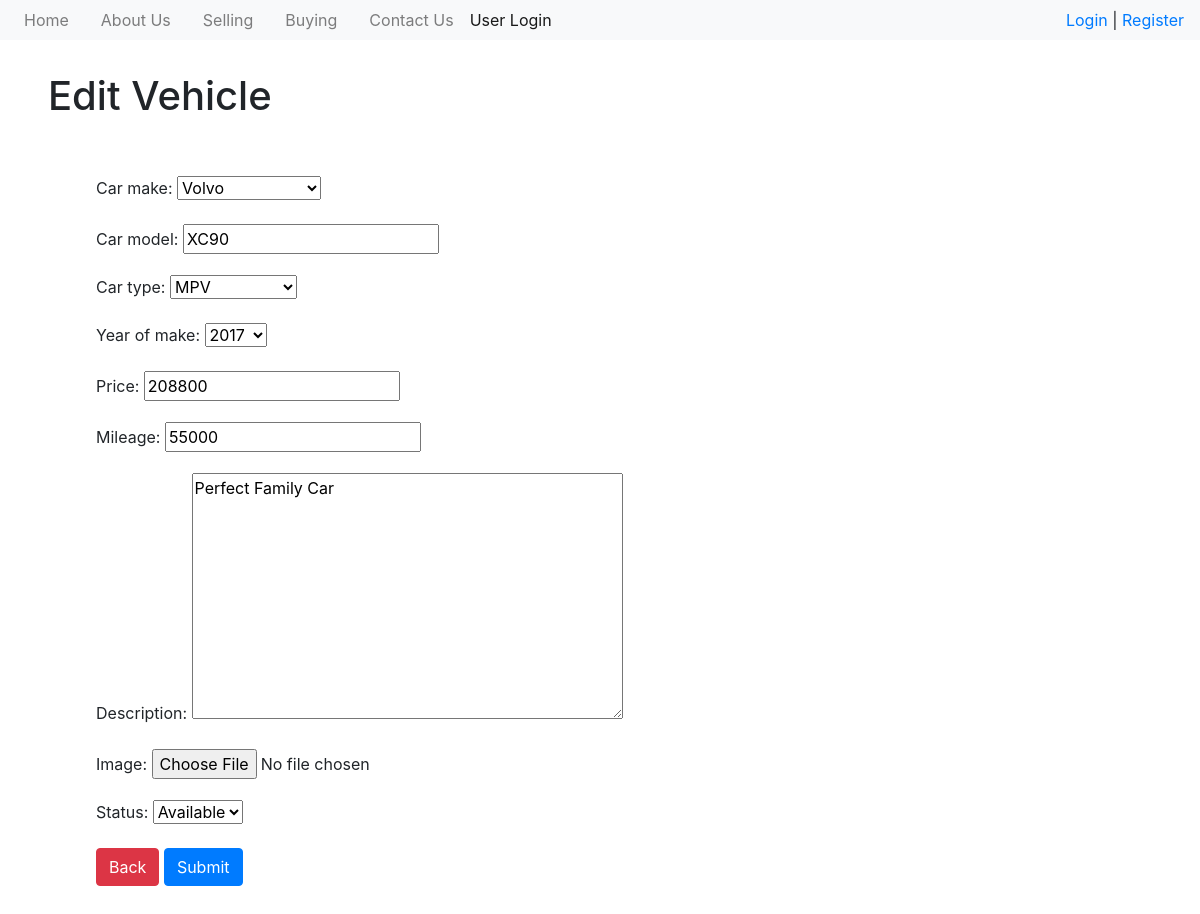
The app's page /listing/edit_listing/7 with its own data.
### car_listing/models.py (models this page shows, shortened)
class Vehicle(models.Model):
    carplate = models.CharField(
        max_length=8,
        blank=False
    )
    """ PREFIX INPUT FOR 4 TYPES OF MAKE AVAILABLE FOR ENTRY"""
    CAR_MAKE = [
        ('Audi','Audi'),
        ('BMW','BMW'),
        ('Mercedes-Benz','Mercedes-Benz'),
        ('Volvo','Volvo'),
    ]
    car_make = models.CharField(
        max_length=15,
        choices=CAR_MAKE,
        default='Audi',
        blank=False
    )
    """ FIELD TO LET USER ENTER THE CAR MODEL """
    car_model = models.CharField(max_length=30)
    """ PREFIX SELECTION FOR USER TO ASSIGN THE CAR TYPE TO THE CAR ENTERED """
    CAR_TYPE = [
        ('Luxury Sedan',"Luxury Sedan"),
        ('Hatchback',"Hatchback"),
        ('SUV', 'SUV'),
        ('MPV',"MPV"),
        ('Sports',"Sports"),
        ('Stationwagon',"Stationwagon"),
        ('Hybrid',"Hybrid")
    ]
    car_type = models.CharField(
        max_length=15,
        choices=CAR_TYPE,
        default='Luxury Sedan',
    )
    """ PREFIX SELECTION FOR YEAR OF MANUFACTURE FOR THE CAR - LIMIT SET TO 10YEAR FOR PROJECT PURPOSE """
    YOM = [
        (2009,'2009'),
        (2010,'2010'),
        (2011,'2011'),
        (2012,'2012'),
        (2013,'2013'),
        (2014,'2014'),
        (2015,'2015'),
        (2016,'2016'),
        (2017,'2017'),
        (2018,'2018'),
        (2019,'2019'),
    ]
    year_of_make = models.IntegerField(
        choices = YOM,
        default = '2009'
    )
    """ FOR USER TO ENTER THE LISTED PRICE AND MILEAGE OF THE CAR """
    price = models.IntegerField(
         blank=False
         )
    mileage = models.IntegerField()
    """ FOR USER TO ENTER SOME MARKETING LINER FOR THEIR LISTED CAR """
    description = models.TextField(max_length = 255)
    """ PREFIX THE NEW ENTRY AS AVAILABLE """
    STATUS = [
        ('Available', 'Available'),
        ('Sold', 'Sold'),
    ]
    status = models.CharField(
        max_length = 10,
        choices = STATUS,
        default= 'Available'
    )
    image = ImageField(null=True)
    """ AUTO ADD THE CREATION DATE """
    date = models.DateTimeField(auto_now_add=True)

### car_listing/views.py (the view)
# urls.py: path('edit_listing/<id>', edit_listing, name='edit_listing'),
def edit_listing(request, id):
    car = get_object_or_404(Vehicle, pk=id)
    if request.method == "POST":
        edit_entry_form = EditEntry(request.POST, request.FILES, instance=car)
        if edit_entry_form.is_valid():
            edit_entry_form.carplate = car.carplate
            edit_entry_form.date = car.date
            edit_entry_form.save()
            return redirect(listing)
    else:
        edit_entry_form = EditEntry(instance=car)
        return render(request, 'edit_listing.html',{
            'form': edit_entry_form
        })
    return render(request, 'edit_listing.html')

### car_listing/forms.py
class EditEntry(forms.ModelForm):
    class Meta:
        model = Vehicle
        fields = (
            'car_make',
            'car_model',
            'car_type',
            'year_of_make',
            'price',
            'mileage',
            'description',
            'image',
            'status'
        )

### car_listing/templates/edit_listing.html (shortened to what this page needs)
{%extends 'base.html' %}
{%block title %}
<h1> Edit Vehicle</h1>
{%endblock %}
{%block content %}
    <div class="p-5">
    <form method="POST">
         {{ form.as_p }}
         <a class="btn btn-danger" href="{% url 'listing' %}">Back</a>
         <input class="btn btn-primary" type="submit" >
    </form>
    </div>
{%endblock%}

### records on screen
Vehicle: car_make "Volvo", car_model "XC90", car_type "MPV", year_of_make "2017", price "208800", mileage "55000", description "Perfect Family Car", status "Available"
